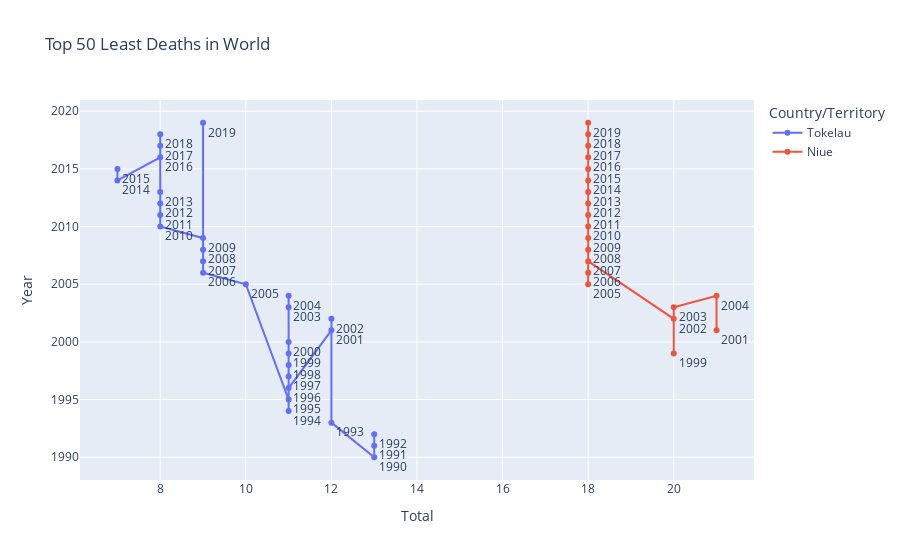

Source (notebook cell):
### Code cell
fig = px.line(df.head(50), x="Total", y="Year", color = 'Country/Territory',text="Year",title="Top 50 Least Deaths in World")
fig.update_traces(textposition="bottom right")
fig.show()

### Figure 1 — Plotly figure (JSON) as saved in the notebook; plotly's stock layout.template omitted (floating-point values rounded to 4 significant figures)
{"data": [{"hovertemplate": "Country/Territory=Tokelau<br>Total=%{x}<br>Year=%{text}<extra></extra>", "legendgroup": "Tokelau", "line": {"color": "#636efa", "dash": "solid"}, "marker": {"symbol": "circle"}, "mode": "lines+markers+text", "name": "Tokelau", "orientation": "v", "showlegend": true, "text": [2015, 2014, 2016, 2018, 2017, 2013, 2012, 2011, 2010, 2009, 2019, 2008, 2007, 2006, 2005, 1995, 2003, 1997, 1998, 1999, 2000, 2004, 1994, 1996, 2001, 2002, 1993, 1990, 1991, 1992], "textposition": "bottom right", "type": "scatter", "x": [7, 7, 8, 8, 8, 8, 8, 8, 8, 9, 9, 9, 9, 9, 10, 11, 11, 11, 11, 11, 11, 11, 11, 11, 12, 12, 12, 13, 13, 13], "xaxis": "x", "y": [2015, 2014, 2016, 2018, 2017, 2013, 2012, 2011, 2010, 2009, 2019, 2008, 2007, 2006, 2005, 1995, 2003, 1997, 1998, 1999, 2000, 2004, 1994, 1996, 2001, 2002, 1993, 1990, 1991, 1992], "yaxis": "y"}, {"hovertemplate": "Country/Territory=Niue<br>Total=%{x}<br>Year=%{text}<extra></extra>", "legendgroup": "Niue", "line": {"color": "#EF553B", "dash": "solid"}, "marker": {"symbol": "circle"}, "mode": "lines+markers+text", "name": "Niue", "orientation": "v", "showlegend": true, "text": [2011, 2009, 2010, 2005, 2008, 2012, 2014, 2015, 2016, 2017, 2018, 2019, 2006, 2013, 2007, 2002, 1999, 2003, 2004, 2001], "textposition": "bottom right", "type": "scatter", "x": [18, 18, 18, 18, 18, 18, 18, 18, 18, 18, 18, 18, 18, 18, 18, 20, 20, 20, 21, 21], "xaxis": "x", "y": [2011, 2009, 2010, 2005, 2008, 2012, 2014, 2015, 2016, 2017, 2018, 2019, 2006, 2013, 2007, 2002, 1999, 2003, 2004, 2001], "yaxis": "y"}], "layout": {"legend": {"title": {"text": "Country/Territory"}, "tracegroupgap": 0}, "title": {"text": "Top 50 Least Deaths in World"}, "xaxis": {"anchor": "y", "domain": [0, 1], "title": {"text": "Total"}}, "yaxis": {"anchor": "x", "domain": [0, 1], "title": {"text": "Year"}}}}
